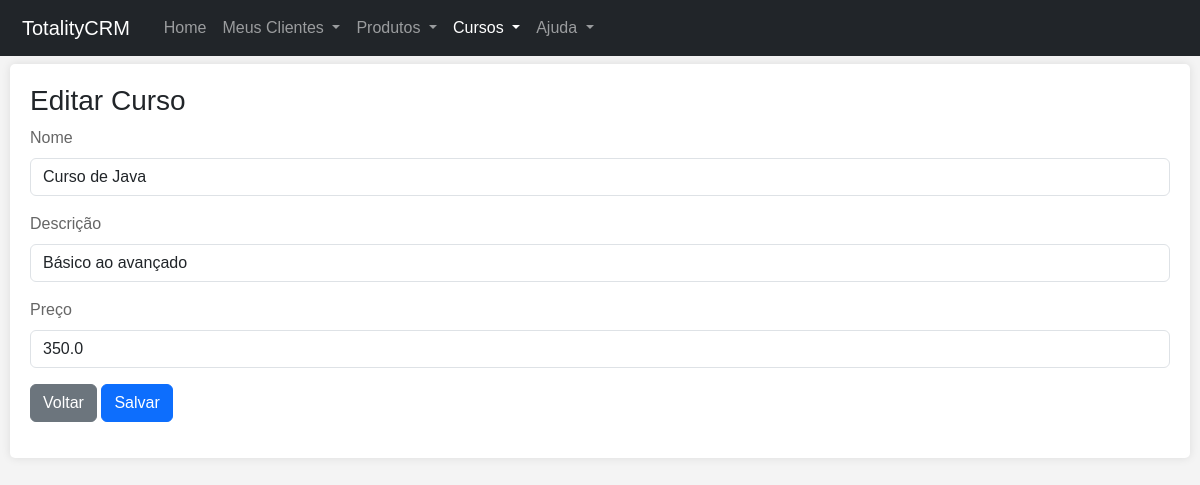
The app's page /curso/edit/95127a98-226e-476d-9b29-6b703069e158 with its own data.
### app/models.py (models this page shows, shortened)
class Curso(db.Model):
    id = db.Column(db.String(36), primary_key=True, default=lambda: str(uuid.uuid4()))
    nome = db.Column(db.String(100), nullable=False)
    descricao = db.Column(db.String(100), nullable=False)
    preco = db.Column(db.Float, nullable=False)

### app/routes.py (the view, shortened to what this page needs)
@app.route('/curso/edit/<uuid:id>', methods=['GET', 'POST'])
def curso_edit(id):
    curso = Curso.query.get_or_404(str(id))
    form = CursoForm(obj=curso, id=str(curso.id))
    return render_template('curso/edit.html', form=form)

### app/forms.py (shortened to what this page needs)
class CursoForm(FlaskForm):
    id = HiddenField()  # Armazena o ID do produto quando estiver editando
    nome = StringField('Nome', validators=[DataRequired(message="O campo nome é obrigatório.")])
    descricao = StringField('Descrição', validators=[DataRequired(message="O campo descrição é obrigatório.")])
    preco = StringField('Preço', validators=[DataRequired(message="O campo preço é obrigatório.")])

### app/templates/curso/edit.html (shortened to what this page needs)
{% extends "base.html" %}
{% block head %}
<link rel="stylesheet" href="/static/css/styles.css">
{% endblock %}
{% block active_cursos %}active{% endblock %}
{% block content %}
<div class="myContainer mt-2">
    <h3>Editar Curso</h3>
    <form method="post" novalidate>
        <div class="mb-3">
            {{ form.nome.label(class="form-label") }}
            {{ form.nome(class="form-control") }}
        </div>
        <div class="mb-3">
            {{ form.descricao.label(class="form-label") }}
            {{ form.descricao(class="form-control") }}
        </div>
        <div class="mb-3">
            {{ form.preco.label(class="form-label") }}
            {{ form.preco(class="form-control") }}
        </div>
        <div class="mb-3">
            <a href="/curso/list" class="btn btn-secondary">Voltar</a>
            <button type="submit" class="btn btn-primary">Salvar</button>
        </div>
    </form>
</div>
{% endblock %}

### app/static/css/styles.css (style rules this page uses)
body { font-family: Arial, sans-serif; background-color: #f4f4f4; margin: 0; }
label { margin-bottom: 5px; color: #666; }
a { color: #5D5C61; text-decoration: none; padding: 5px 10px; }
.myContainer { margin-left: 10px; margin-right: 10px ; padding: 20px; background-color: #fff; box-shadow: 0 0 10px rgba(0, 0, 0, 0.1); border-radius: 5px; }

### records on screen
Curso: nome "Curso de Java", descricao "Básico ao avançado", preco "350.0"
